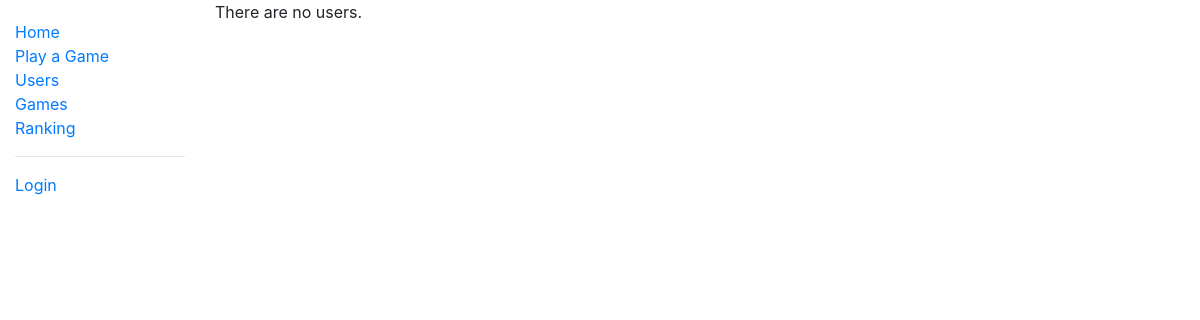
Page /two_zero_four_eight/user_rank/ on the earlier database version.
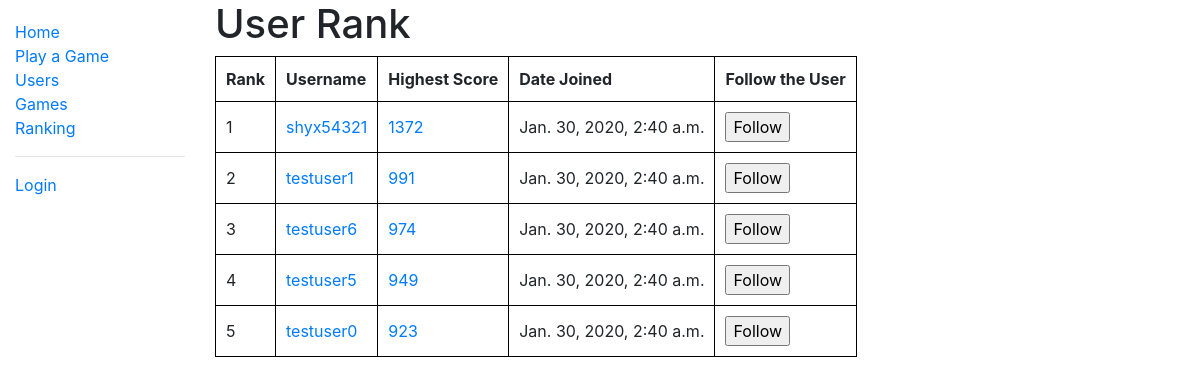
Same page on the later database version.
### two_zero_four_eight/models.py (models this page shows, shortened)
class User(AbstractUser):
    game_played = models.IntegerField(verbose_name='Number of Games Played', default=0)
    best_game = models.OneToOneField('Game', on_delete=models.CASCADE, null=True, blank=True)
    highest_score = models.PositiveIntegerField(verbose_name='Highest Score', null=True, blank=True)
    experience = models.IntegerField(verbose_name='Experience', default=0)
    money_deposited = models.IntegerField(verbose_name='Money Deposited', default=0)
    num_follower = models.IntegerField(verbose_name='Followers', default=0)
    num_following = models.IntegerField(verbose_name='Followings', default=0)
    class Meta:
        ordering = ['date_joined']
    def get_absolute_url(self):
        return reverse('user-detail', args=[str(self.id)])

### two_zero_four_eight/views.py (the view)
# urls.py: path('user_rank/', views.RankListView.as_view(), name='user-rank'),
class RankListView(generic.ListView):
    model = User
    paginate_by = 5
    template_name = 'two_zero_four_eight/user_rank_list.html'
    def get_queryset(self):
        return User.objects.filter(highest_score__isnull=False).order_by('-highest_score')

### two_zero_four_eight/templates/two_zero_four_eight/user_rank_list.html (shortened to what this page needs)
{% extends "base_generic.html" %}
{% block content %}
  {% if user_list %}
    <h1>User Rank</h1>
    <table>
      <tr>
        <th>Rank</th>
        <th>Username</th>
        <th>Highest Score</th>
        <th>Date Joined</th>
        <th>Follow the User</th>
      </tr>
      {% for user in user_list %}
        <tr>
          <td>{{ page_obj.start_index|add:forloop.counter|add:-1 }}</td>
          <td><a href="{{ user.get_absolute_url }}">{{ user.username }}</a></td>
          <td><a href="{% url 'game-detail' user.best_game.id %}">{{user.highest_score}}</a></td>
          <td>{{user.date_joined}}</td>
          <td>
            <form action="{% url 'add-follow' %}" method="post" onsubmit="return confirm('Do you really want to follow {{ user.username }}?');">
              <input type="submit" value="Follow">
            </form>
          </td>
        </tr>
      {% endfor %}
    </table>
  {% else %}
    <p>There are no users.</p>
  {% endif %}
{% endblock %}

Differences in the rows shown:
now on this page (row edited): User: start_index|add "1", username "shyx54321", highest_score "1372", date_joined "Jan. 30, 2020, 2:40 a.m."
now on this page (row edited): User: start_index|add "2", username "testuser1", highest_score "991", date_joined "Jan. 30, 2020, 2:40 a.m."
now on this page (row edited): User: start_index|add "3", username "testuser6", highest_score "974", date_joined "Jan. 30, 2020, 2:40 a.m."
now on this page (row edited): User: start_index|add "4", username "testuser5", highest_score "949", date_joined "Jan. 30, 2020, 2:40 a.m."
now on this page (row edited): User: start_index|add "5", username "testuser0", highest_score "923", date_joined "Jan. 30, 2020, 2:40 a.m."
Other differences:
text no longer shown: "There are no users."
text now shown: "User Rank Rank Username Highest Score Date Joined Follow the User"
